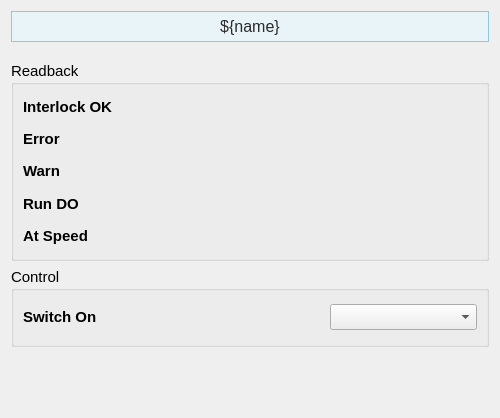
<?xml version="1.0" encoding="UTF-8"?>
<ui version="4.0">
 <class>Form</class>
 <widget class="QWidget" name="Form">
  <property name="geometry">
   <rect>
    <x>0</x>
    <y>0</y>
    <width>500</width>
    <height>418</height>
   </rect>
  </property>
  <property name="sizePolicy">
   <sizepolicy hsizetype="Preferred" vsizetype="Preferred">
    <horstretch>0</horstretch>
    <verstretch>0</verstretch>
   </sizepolicy>
  </property>
  <property name="windowTitle">
   <string>Form</string>
  </property>
  <layout class="QVBoxLayout" name="verticalLayout_2">
   <item>
    <widget class="PyDMLabel" name="PyDMLabel_11">
     <property name="maximumSize">
      <size>
       <width>16777215</width>
       <height>40</height>
      </size>
     </property>
     <property name="font">
      <font>
       <pointsize>12</pointsize>
      </font>
     </property>
     <property name="toolTip">
      <string/>
     </property>
     <property name="styleSheet">
      <string notr="true">    background-color: #e8f4f8;

    border: 1px solid #90c8e0;

    padding: 5px;

    color: rgb(43, 43, 43);</string>
     </property>
     <property name="text">
      <string>${name}</string>
     </property>
     <property name="alignment">
      <set>Qt::AlignCenter</set>
     </property>
    </widget>
   </item>
   <item>
    <spacer name="verticalSpacer_2">
     <property name="orientation">
      <enum>Qt::Vertical</enum>
     </property>
     <property name="sizeType">
      <enum>QSizePolicy::Fixed</enum>
     </property>
     <property name="sizeHint" stdset="0">
      <size>
       <width>20</width>
       <height>13</height>
      </size>
     </property>
    </spacer>
   </item>
   <item>
    <widget class="QGroupBox" name="groupBox">
     <property name="sizePolicy">
      <sizepolicy hsizetype="Preferred" vsizetype="Fixed">
       <horstretch>0</horstretch>
       <verstretch>0</verstretch>
      </sizepolicy>
     </property>
     <property name="minimumSize">
      <size>
       <width>0</width>
       <height>200</height>
      </size>
     </property>
     <property name="font">
      <font>
       <pointsize>11</pointsize>
      </font>
     </property>
     <property name="title">
      <string>Readback</string>
     </property>
     <layout class="QVBoxLayout" name="verticalLayout_14">
      <item>
       <layout class="QHBoxLayout" name="horizontalLayout_4" stretch="1,1,1">
        <item>
         <layout class="QVBoxLayout" name="verticalLayout">
          <item>
           <widget class="QLabel" name="interlock_ok_label">
            <property name="font">
             <font>
              <pointsize>11</pointsize>
             </font>
            </property>
            <property name="styleSheet">
             <string/>
            </property>
            <property name="text">
             <string>&lt;html&gt;&lt;head/&gt;&lt;body&gt;&lt;p&gt;&lt;span style=&quot; font-weight:600;&quot;&gt;Interlock OK&lt;/span&gt;&lt;/p&gt;&lt;/body&gt;&lt;/html&gt;</string>
            </property>
           </widget>
          </item>
          <item>
           <widget class="QLabel" name="interlock_ok_label_2">
            <property name="font">
             <font>
              <pointsize>11</pointsize>
             </font>
            </property>
            <property name="styleSheet">
             <string/>
            </property>
            <property name="text">
             <string>&lt;html&gt;&lt;head/&gt;&lt;body&gt;&lt;p&gt;&lt;span style=&quot; font-weight:600;&quot;&gt;Error&lt;/span&gt;&lt;/p&gt;&lt;/body&gt;&lt;/html&gt;</string>
            </property>
           </widget>
          </item>
          <item>
           <widget class="QLabel" name="interlock_ok_label_4">
            <property name="font">
             <font>
              <pointsize>11</pointsize>
             </font>
            </property>
            <property name="styleSheet">
             <string/>
            </property>
            <property name="text">
             <string>&lt;html&gt;&lt;head/&gt;&lt;body&gt;&lt;p&gt;&lt;span style=&quot; font-weight:600;&quot;&gt;Warn&lt;/span&gt;&lt;/p&gt;&lt;/body&gt;&lt;/html&gt;</string>
            </property>
           </widget>
          </item>
          <item>
           <widget class="QLabel" name="interlock_ok_label_5">
            <property name="font">
             <font>
              <pointsize>11</pointsize>
             </font>
            </property>
            <property name="styleSheet">
             <string/>
            </property>
            <property name="text">
             <string>&lt;html&gt;&lt;head/&gt;&lt;body&gt;&lt;p&gt;&lt;span style=&quot; font-weight:600;&quot;&gt;Run DO&lt;/span&gt;&lt;/p&gt;&lt;/body&gt;&lt;/html&gt;</string>
            </property>
           </widget>
          </item>
          <item>
           <widget class="QLabel" name="interlock_ok_label_7">
            <property name="font">
             <font>
              <pointsize>11</pointsize>
             </font>
            </property>
            <property name="styleSheet">
             <string/>
            </property>
            <property name="text">
             <string>&lt;html&gt;&lt;head/&gt;&lt;body&gt;&lt;p&gt;&lt;span style=&quot; font-weight:600;&quot;&gt;At Speed&lt;/span&gt;&lt;/p&gt;&lt;/body&gt;&lt;/html&gt;</string>
            </property>
           </widget>
          </item>
         </layout>
        </item>
        <item>
         <layout class="QVBoxLayout" name="verticalLayout_4">
          <item>
           <widget class="PyDMByteIndicator" name="PyDMByteIndicator">
            <property name="toolTip">
             <string/>
            </property>
            <property name="channel">
             <string>ca://${prefix}:ILK_OK_RBV</string>
            </property>
            <property name="showLabels">
             <bool>false</bool>
            </property>
            <property name="circles">
             <bool>true</bool>
            </property>
           </widget>
          </item>
          <item>
           <widget class="PyDMByteIndicator" name="PyDMByteIndicator_4">
            <property name="toolTip">
             <string/>
            </property>
            <property name="channel">
             <string>ca://${prefix}:ERROR_RBV</string>
            </property>
            <property name="showLabels">
             <bool>false</bool>
            </property>
            <property name="circles">
             <bool>true</bool>
            </property>
           </widget>
          </item>
          <item>
           <widget class="PyDMByteIndicator" name="PyDMByteIndicator_3">
            <property name="toolTip">
             <string/>
            </property>
            <property name="channel">
             <string>ca://${prefix}:WARN_RBV</string>
            </property>
            <property name="showLabels">
             <bool>false</bool>
            </property>
            <property name="circles">
             <bool>true</bool>
            </property>
           </widget>
          </item>
          <item>
           <widget class="PyDMByteIndicator" name="PyDMByteIndicator_5">
            <property name="toolTip">
             <string/>
            </property>
            <property name="channel">
             <string>ca://${prefix}:RUN_DO_RBV</string>
            </property>
            <property name="showLabels">
             <bool>false</bool>
            </property>
            <property name="circles">
             <bool>true</bool>
            </property>
           </widget>
          </item>
          <item>
           <widget class="PyDMByteIndicator" name="PyDMByteIndicator_7">
            <property name="toolTip">
             <string/>
            </property>
            <property name="channel">
             <string>ca://${prefix}:AT_SPD_RBV</string>
            </property>
            <property name="showLabels">
             <bool>false</bool>
            </property>
            <property name="circles">
             <bool>true</bool>
            </property>
           </widget>
          </item>
         </layout>
        </item>
        <item>
         <layout class="QVBoxLayout" name="verticalLayout_3">
          <item>
           <widget class="QLabel" name="label_3">
            <property name="text">
             <string/>
            </property>
           </widget>
          </item>
          <item>
           <widget class="QLabel" name="label_6">
            <property name="text">
             <string/>
            </property>
           </widget>
          </item>
          <item>
           <widget class="QLabel" name="label_12">
            <property name="text">
             <string/>
            </property>
           </widget>
          </item>
          <item>
           <widget class="QLabel" name="label_9">
            <property name="text">
             <string/>
            </property>
           </widget>
          </item>
          <item>
           <widget class="QLabel" name="label_4">
            <property name="text">
             <string/>
            </property>
           </widget>
          </item>
         </layout>
        </item>
       </layout>
      </item>
     </layout>
    </widget>
   </item>
   <item>
    <widget class="QGroupBox" name="groupBox_2">
     <property name="sizePolicy">
      <sizepolicy hsizetype="Preferred" vsizetype="Minimum">
       <horstretch>0</horstretch>
       <verstretch>0</verstretch>
      </sizepolicy>
     </property>
     <property name="minimumSize">
      <size>
       <width>0</width>
       <height>80</height>
      </size>
     </property>
     <property name="font">
      <font>
       <pointsize>11</pointsize>
      </font>
     </property>
     <property name="title">
      <string>Control</string>
     </property>
     <layout class="QVBoxLayout" name="verticalLayout_15">
      <item>
       <layout class="QHBoxLayout" name="horizontalLayout_6" stretch="1,1,1">
        <item>
         <layout class="QVBoxLayout" name="verticalLayout_8">
          <item>
           <widget class="QLabel" name="high_voltage_in_label_3">
            <property name="font">
             <font>
              <pointsize>11</pointsize>
             </font>
            </property>
            <property name="styleSheet">
             <string/>
            </property>
            <property name="text">
             <string>&lt;html&gt;&lt;head/&gt;&lt;body&gt;&lt;p&gt;&lt;span style=&quot; font-weight:600;&quot;&gt;Switch On&lt;/span&gt;&lt;/p&gt;&lt;/body&gt;&lt;/html&gt;</string>
            </property>
           </widget>
          </item>
         </layout>
        </item>
        <item>
         <layout class="QVBoxLayout" name="verticalLayout_9">
          <item>
           <widget class="PyDMLabel" name="high_voltage_switch_readback">
            <property name="font">
             <font>
              <pointsize>11</pointsize>
             </font>
            </property>
            <property name="styleSheet">
             <string notr="true"/>
            </property>
            <property name="alignment">
             <set>Qt::AlignCenter</set>
            </property>
            <property name="channel">
             <string>ca://${prefix}:RUN_SW_RBV</string>
            </property>
           </widget>
          </item>
         </layout>
        </item>
        <item>
         <layout class="QVBoxLayout" name="verticalLayout_10">
          <item>
           <widget class="PyDMEnumComboBox" name="PyDMEnumComboBox">
            <property name="font">
             <font>
              <pointsize>11</pointsize>
             </font>
            </property>
            <property name="toolTip">
             <string/>
            </property>
            <property name="styleSheet">
             <string notr="true">background-color: rgb(238, 238, 238)</string>
            </property>
            <property name="channel">
             <string>ca://${prefix}:RUN_SW</string>
            </property>
           </widget>
          </item>
         </layout>
        </item>
       </layout>
      </item>
     </layout>
    </widget>
   </item>
   <item>
    <spacer name="verticalSpacer">
     <property name="orientation">
      <enum>Qt::Vertical</enum>
     </property>
     <property name="sizeHint" stdset="0">
      <size>
       <width>20</width>
       <height>89</height>
      </size>
     </property>
    </spacer>
   </item>
  </layout>
 </widget>
 <customwidgets>
  <customwidget>
   <class>PyDMEnumComboBox</class>
   <extends>QComboBox</extends>
   <header>pydm.widgets.enum_combo_box</header>
  </customwidget>
  <customwidget>
   <class>PyDMByteIndicator</class>
   <extends>QWidget</extends>
   <header>pydm.widgets.byte</header>
  </customwidget>
  <customwidget>
   <class>PyDMLabel</class>
   <extends>QLabel</extends>
   <header>pydm.widgets.label</header>
  </customwidget>
 </customwidgets>
 <resources/>
 <connections/>
</ui>
